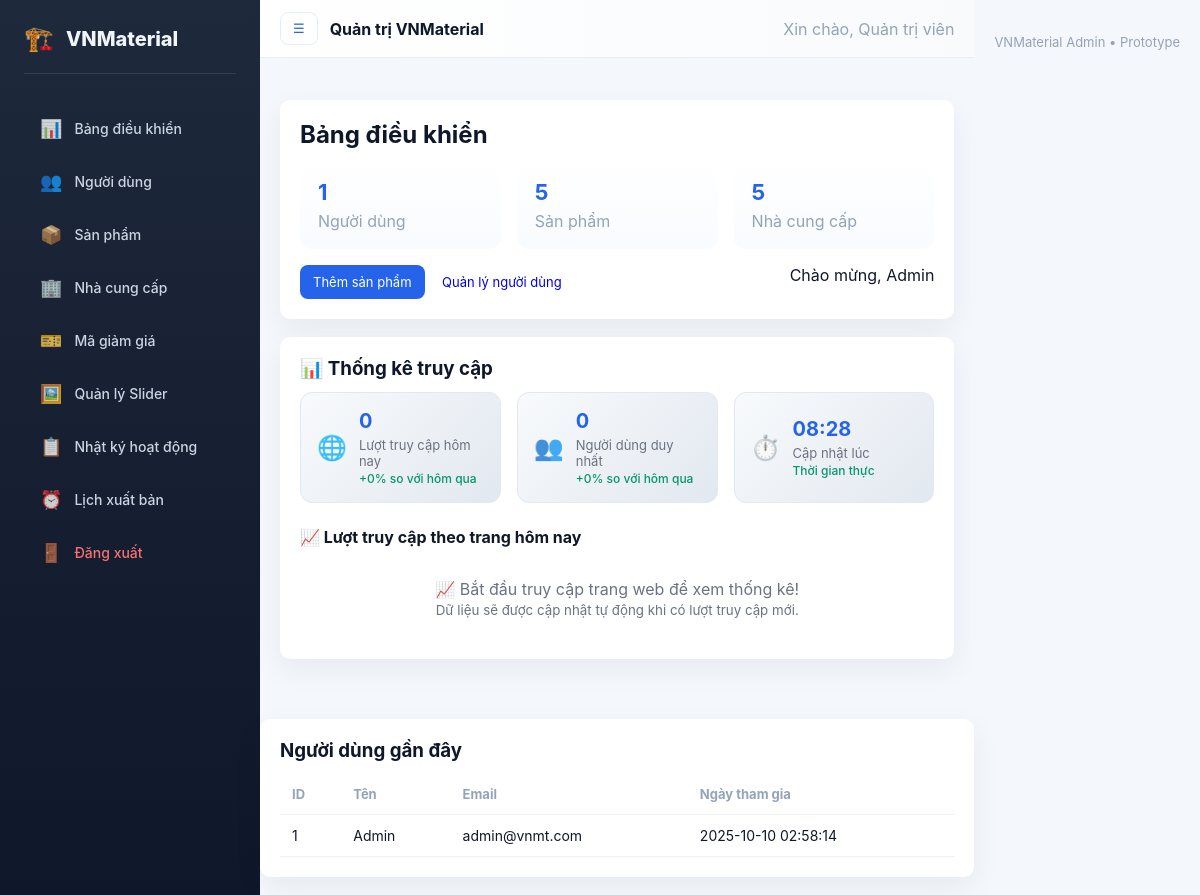
Screenshot of /backend/index.php (signed in) with the database file from the repository.
### tables this page shows
CREATE TABLE users (
        id INTEGER PRIMARY KEY AUTOINCREMENT,
        name TEXT,
        email TEXT UNIQUE,
        password TEXT,
        role TEXT DEFAULT 'user',
        status INTEGER DEFAULT 1,
        created_at DATETIME DEFAULT CURRENT_TIMESTAMP
    );

### backend/index.php (the view, shortened to what this page needs)
<?php
$pdo = getPDO();
$userCount = $pdo->query('SELECT COUNT(*) FROM users')->fetchColumn();
$productCount = $pdo->query('SELECT COUNT(*) FROM products')->fetchColumn();
$supplierCount = $pdo->query('SELECT COUNT(*) FROM suppliers')->fetchColumn();
$todayStart = date('Y-m-d 00:00:00');
$yesterdayStart = date('Y-m-d 00:00:00', strtotime('-1 day'));
$yesterdayEnd = date('Y-m-d 23:59:59', strtotime('-1 day'));
$totalVisitsToday = $pdo->query("SELECT COUNT(*) FROM access_logs WHERE access_time >= '$todayStart'")->fetchColumn();
$totalVisitsYesterday = $pdo->query("SELECT COUNT(*) FROM access_logs WHERE access_time BETWEEN '$yesterdayStart' AND '$yesterdayEnd'")->fetchColumn();
$uniqueVisitorsToday = $pdo->query("SELECT COUNT(DISTINCT user_ip) FROM access_logs WHERE access_time >= '$todayStart'")->fetchColumn();
$uniqueVisitorsYesterday = $pdo->query("SELECT COUNT(DISTINCT user_ip) FROM access_logs WHERE access_time BETWEEN '$yesterdayStart' AND '$yesterdayEnd'")->fetchColumn();
$visitChange = $totalVisitsYesterday > 0 ? round((($totalVisitsToday - $totalVisitsYesterday) / $totalVisitsYesterday) * 100) : 0;
$uniqueChange = $uniqueVisitorsYesterday > 0 ? round((($uniqueVisitorsToday - $uniqueVisitorsYesterday) / $uniqueVisitorsYesterday) * 100) : 0;
$pageStats = $pdo->query("
    SELECT
        page_url,
        COUNT(*) as visits,
        COUNT(DISTINCT user_ip) as unique_visitors
    FROM access_logs
    WHERE access_time >= '$todayStart'
    GROUP BY page_url
    ORDER BY visits DESC
    LIMIT 5
")->fetchAll(PDO::FETCH_ASSOC);
require __DIR__ . '/inc/header.php';
?>
<div class="card">
    <h2 style="margin-top:0">Bảng điều khiển</h2>
    <div class="stats">
        <div class="stat">
            <div class="num"><?php echo $userCount; ?></div>
            <div class="muted">Người dùng</div>
        </div>
        <div class="stat">
            <div class="num"><?php echo $productCount; ?></div>
            <div class="muted">Sản phẩm</div>
        </div>
        <div class="stat">
            <div class="num"><?php echo $supplierCount; ?></div>
            <div class="muted">Nhà cung cấp</div>
        </div>
    </div>
    <div style="display:flex;justify-content:space-between;margin-top:16px;gap:12px;flex-wrap:wrap">
        <div>
            <a class="small-btn primary" href="products.php">Thêm sản phẩm</a>
            <a class="small-btn" href="users.php">Quản lý người dùng</a>
        </div>
        <div>
            <span class="muted">Chào mừng, <?php echo htmlspecialchars($_SESSION['user']['name'] ?? 'Quản trị viên') ?></span>
        </div>
    </div>
</div>
<div class="card">
    <h3 style="margin-top:0">📊 Thống kê truy cập</h3>
    <div class="access-stats">
        <div class="stat-item">
            <div class="stat-icon">🌐</div>
            <div class="stat-content">
                <div class="stat-number"><?php echo number_format($totalVisitsToday); ?></div>
                <div class="stat-label">Lượt truy cập hôm nay</div>
                <div class="stat-change"><?php echo ($visitChange >= 0 ? '+' : '') . $visitChange; ?>% so với hôm qua</div>
            </div>
        </div>
        <div class="stat-item">
            <div class="stat-icon">👥</div>
            <div class="stat-content">
                <div class="stat-number"><?php echo number_format($uniqueVisitorsToday); ?></div>
                <div class="stat-label">Người dùng duy nhất</div>
                <div class="stat-change"><?php echo ($uniqueChange >= 0 ? '+' : '') . $uniqueChange; ?>% so với hôm qua</div>
            </div>
        </div>
        <div class="stat-item">
            <div class="stat-icon">⏱️</div>
            <div class="stat-content">
                <div class="stat-number"><?php echo date('H:i'); ?></div>
                <div class="stat-label">Cập nhật lúc</div>
                <div class="stat-change">Thời gian thực</div>
            </div>
        </div>
    </div>
    <h4 style="margin:24px 0 12px 0">📈 Lượt truy cập theo trang hôm nay</h4>
    <div class="page-stats">
        <?php if (!empty($pageStats)): ?>
            <?php
            $maxVisits = max(array_column($pageStats, 'visits'));
            foreach ($pageStats as $stat):
                $percentage = $maxVisits > 0 ? ($stat['visits'] / $maxVisits) * 100 : 0;
                $pageName = '';
                $url = $stat['page_url'];
                if (strpos($url, '/vnmt/') === 0 || $url === '/') {
                    $pageName = '🏠 Trang chủ';
                } elseif (strpos($url, 'products') !== false) {
                    $pageName = '📦 Sản phẩm';
                } elseif (strpos($url, 'materials') !== false) {
                    $pageName = '🧱 Vật liệu';
                } elseif (strpos($url, 'suppliers') !== false) {
                    $pageName = '🏢 Nhà cung cấp';
                } elseif (strpos($url, 'ceramic') !== false) {
                    $pageName = '🔲 Gạch ceramic';
                } elseif (strpos($url, 'eco-paint') !== false) {
                    $pageName = '🎨 Sơn sinh thái';
                } else {
                    $pageName = '📄 ' . basename($url, '.php');
                }
            ?>
            <div class="page-stat">
                <div class="page-name"><?php echo $pageName; ?></div>
                <div class="page-views"><?php echo number_format($stat['visits']); ?> lượt</div>
                <div class="page-bar"><div class="page-bar-fill" style="width: <?php echo $percentage; ?>%"></div></div>
            </div>
            <?php endforeach; ?>
        <?php else: ?>
            <div style="text-align:center;color:var(--muted);padding:20px;">
                📈 Bắt đầu truy cập trang web để xem thống kê!<br>
                <small>Dữ liệu sẽ được cập nhật tự động khi có lượt truy cập mới.</small>
            </div>
        <?php endif; ?>
    </div>
</div>
</div>
<div class="card">
    <h3 style="margin-top:0">Người dùng gần đây</h3>
    <?php
    $recent = $pdo->query('SELECT id,name,email,created_at FROM users ORDER BY id DESC LIMIT 6')->fetchAll(PDO::FETCH_ASSOC);
    ?>
    <table class="table">
        <thead>
            <tr>
                <th>ID</th>
                <th>Tên</th>
                <th>Email</th>
                <th>Ngày tham gia</th>
            </tr>
        </thead>
        <tbody>
        <?php foreach ($recent as $r): ?>
            <tr>
                <td><?php echo $r['id'] ?></td>
                <td><?php echo htmlspecialchars($r['name']) ?></td>
                <td><?php echo htmlspecialchars($r['email']) ?></td>
                <td><?php echo $r['created_at'] ?></td>
            </tr>
        <?php endforeach; ?>
        </tbody>
    </table>
</div>
<?php require __DIR__ . '/inc/footer.php'; ?>

### backend/assets/css/admin.css (style rules this page uses)
:root { --bg: #f4f7fb; --surface: #ffffff; --accent: #2563eb; --accent-2: #06b6d4; --muted: #6b7280; --muted-2: #94a3b8; --danger: #ef4444; --radius: 10px; }
* { box-sizing:border-box }
body { font-family:Inter,ui-sans-serif,system-ui,Segoe UI, Roboto, Arial; background:var(--bg); color:#0f172a; margin:0; padding:0 }
.card { background:var(--surface);padding:20px;border-radius:var(--radius);box-shadow:0 10px 30px rgba(2,6,23,0.06);margin-bottom:18px }
.card h2,.card h3 { margin:0 0 12px 0 }
.small-btn { display:inline-block;padding:8px 12px;border-radius:8px;font-size:13px;text-decoration:none;border:1px solid transparent }
.small-btn.primary { background:var(--accent);color:#fff }
.table { width:100%;border-collapse:collapse;font-size:14px }
.table th,.table td { padding:12px;border-bottom:1px solid #eef2f7;text-align:left }
.table th { color:var(--muted-2);font-size:13px }
.stats { display:grid;grid-template-columns:repeat(3,1fr);gap:16px;margin-bottom:12px }
.stat { padding:18px;border-radius:12px;background:linear-gradient(180deg,#ffffff,#f8fbff);text-align:left }
.stat .num { font-size:22px;font-weight:700;color:var(--accent) }
.stat .muted { color:var(--muted-2);margin-top:6px }
.access-stats { display:grid;grid-template-columns:repeat(auto-fit,minmax(200px,1fr));gap:16px;margin-bottom:20px }
.stat-item { display:flex;align-items:center;gap:12px;padding:16px;background:linear-gradient(135deg,#f8fafc,#e2e8f0);border-radius:12px;border:1px solid #e2e8f0 }
.stat-icon { font-size:24px;opacity:0.8 }
.stat-content { flex:1 }
.stat-number { font-size:20px;font-weight:700;color:var(--accent);margin-bottom:4px }
.stat-label { font-size:13px;color:var(--muted);margin-bottom:2px }
.stat-change { font-size:12px;color:#059669;font-weight:500 }
.page-stats { display:flex;flex-direction:column;gap:12px }

### rows the page displays
users: id "1", name "Admin", email "admin@vnmt.com", created_at "2025-10-10 02:58:14"

### other values shown
$userCount "1"
$productCount "5"
$supplierCount "5"
$_SESSION['user']['name'] "Admin"
$totalVisitsToday "0"
$visitChange "0"
$uniqueVisitorsToday "0"
$uniqueChange "0"
